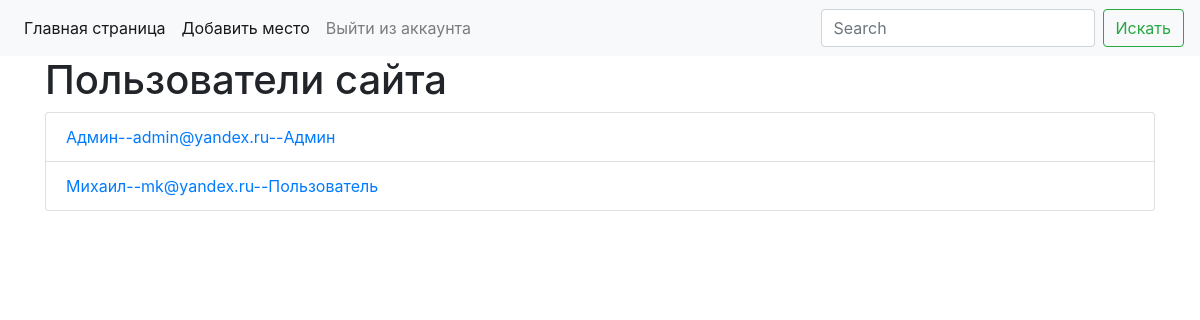
/admin/show_users (signed in), run on the app's committed database.
### allabouttravel_app/user/models.py (models this page shows, shortened)
class User(db.Model, UserMixin):
    __tablename__ = 'users'
    id = db.Column(db.Integer, primary_key=True, autoincrement=True)
    name = db.Column(db.String, nullable=False)
    second_name = db.Column(db.String, nullable=False)
    email = db.Column(db.String, index=True, unique=True, nullable=False)
    password = db.Column(db.String)
    is_admin = db.Column(db.Boolean, index=True, default=False)
    added_places = db.relationship('Place')
    @property
    def get_user_status(self):
        if self.is_admin:
            return 'Админ'
        else:
            return 'Пользователь'

### allabouttravel_app/admin/views.py (the view)
@blueprint.route('/show_users')
@admin_required
def show_users():
    title = 'Пользователи сайта'
    users = User.query.all()
    return render_template('admin/show_users.html', title=title, users=users)

### allabouttravel_app/__init__.py (called while the page is built)
def create_app():
    app = Flask(__name__)
    app.config.from_pyfile('config.py')
    db.init_app(app)
    login_manager = LoginManager()
    login_manager.init_app(app)
    login_manager.login_view = 'user.login'
    app.register_blueprint(admin_blueprint)
    app.register_blueprint(place_blueprint)
    app.register_blueprint(user_blueprint)
    @login_manager.user_loader
    def load_user(user_id):
        return User.query.get(user_id)
    return app

### allabouttravel_app/templates/admin/show_users.html
{% extends 'base.html' %}
{% block content %}
<div>
    <ul class="list-group">
        {% for user in users %}
        <li class="list-group-item"><a href="#">{{ user.name }}--{{ user.email }}--{{user.get_user_status}}</a></li>
        {% endfor %}
    </ul>
</div>
{% endblock %}

### data on the page
User: name "Админ", email "admin@yandex.ru", get_user_status "Админ"
User: name "Михаил", email "mk@yandex.ru", get_user_status "Пользователь"

### other printed values
{{ title }} "Пользователи сайта"
